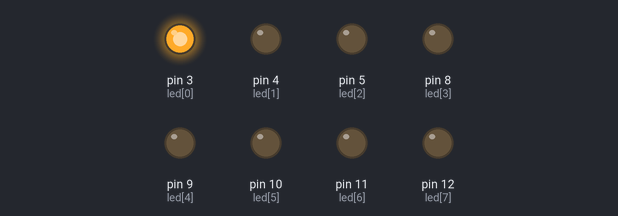
This sketch was run on a simulated Arduino Uno, built with avr-gcc and run on an emulated ATmega328P. Parts: output pins drawn as LEDs (lit = HIGH).

Above: at 0.02 s.
At 0.37 s:
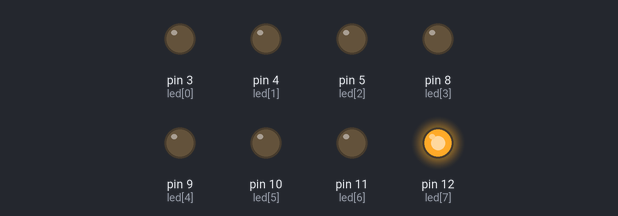
At 0.72 s:
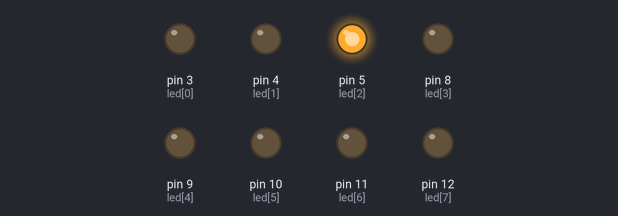
At 1.47 s:
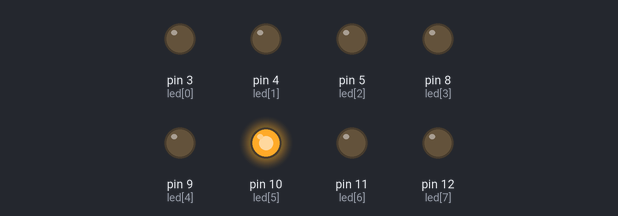
At 2.22 s:
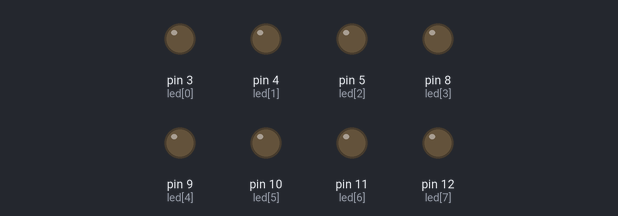
At 2.92 s:
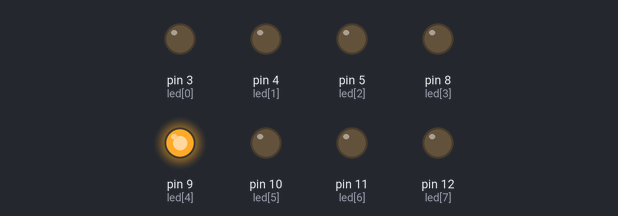
Timing chart, 0 to 3.2 s (numbered marks = the images above):
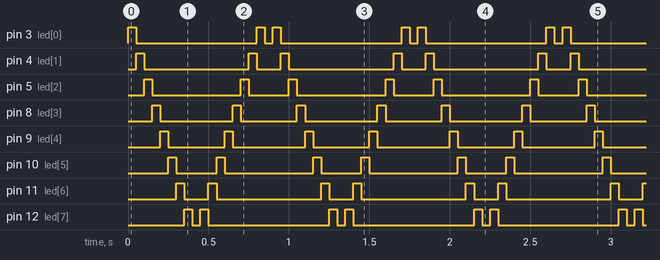

The sketch:

04050724.ino
```cpp
const byte NUM=8;
const byte
led[]={3,4,5,8,9,10,11,12};
const int delaytime=50;
int ii;
void setup() {
for (ii=0;ii<NUM;ii++)
{ pinMode(led[ii],OUTPUT);
 digitalWrite(led[ii],LOW);
}
}


void loop()
/*左移*/
 {
for(ii=0;ii<NUM;ii++)

{ digitalWrite(led[ii],HIGH);
 delay(delaytime);
 digitalWrite(led[ii],LOW);
 }
 for (ii=0;ii<NUM;ii++)
{
 digitalWrite(led[ii],LOW);
}
delay(delaytime);

/*右移*/
 for(ii=NUM-1;ii>=0;ii--)

{ digitalWrite(led[ii],HIGH);
 delay(delaytime);
 digitalWrite(led[ii],LOW);
 }
 for (ii=0;ii<NUM;ii++)
{
 digitalWrite(led[ii],LOW);
}
delay(delaytime);
}
```

Measured:
- by itself, pin 3 (led[0]): repeats every 0.90 s: LOW 0.75 s, HIGH 0.05 s, LOW 0.05 s, HIGH 0.05 s
- by itself, pin 4 (led[1]): repeats every 0.90 s: LOW 0.65 s, HIGH 0.05 s, LOW 0.15 s, HIGH 0.05 s
- by itself, pin 5 (led[2]): repeats every 0.90 s: LOW 0.55 s, HIGH 0.05 s, LOW 0.25 s, HIGH 0.05 s
- by itself, pin 8 (led[3]): repeats every 0.90 s: LOW 0.45 s, HIGH 0.05 s, LOW 0.35 s, HIGH 0.05 s
- by itself, pin 9 (led[4]): repeats every 0.90 s: LOW 0.35 s, HIGH 0.05 s, LOW 0.45 s, HIGH 0.05 s
- by itself, pin 10 (led[5]): repeats every 0.90 s: LOW 0.25 s, HIGH 0.05 s, LOW 0.55 s, HIGH 0.05 s
- by itself, pin 11 (led[6]): repeats every 0.90 s: LOW 0.15 s, HIGH 0.05 s, LOW 0.65 s, HIGH 0.05 s
- by itself, pin 12 (led[7]): repeats every 0.90 s: LOW 0.05 s, HIGH 0.05 s, LOW 0.75 s, HIGH 0.05 s
